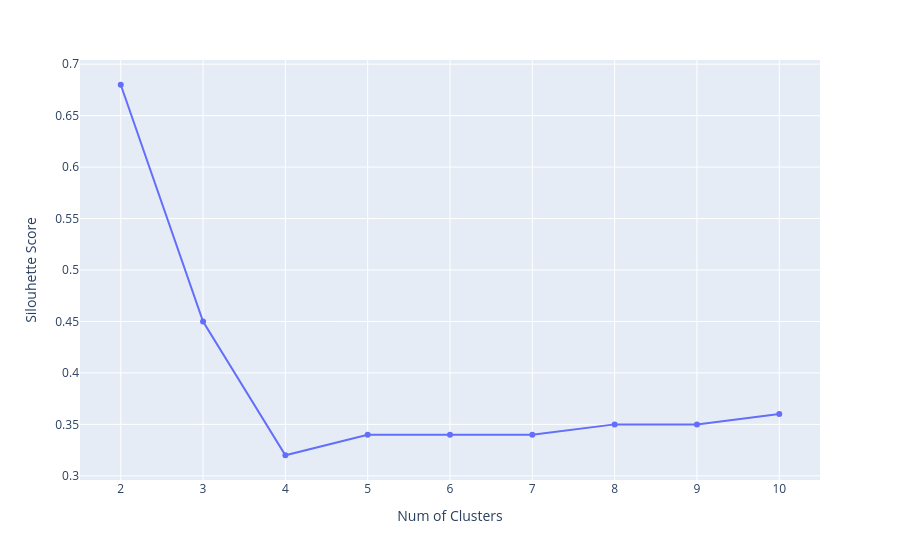

Notebook cell for this chart:
### Code cell
px.line(x= k_values, y= silhouette_list,
        markers= True,
        labels= {'x' : 'Num of Clusters', 'y' : 'Silouhette Score'})

### Figure 1 — Plotly figure (JSON) as saved in the notebook; plotly's stock layout.template omitted (floating-point values rounded to 4 significant figures)
{"data": [{"hovertemplate": "Num of Clusters=%{x}<br>Silouhette Score=%{y}<extra></extra>", "legendgroup": "", "line": {"color": "#636efa", "dash": "solid"}, "marker": {"symbol": "circle"}, "mode": "lines+markers", "name": "", "orientation": "v", "showlegend": false, "type": "scatter", "x": [2, 3, 4, 5, 6, 7, 8, 9, 10], "xaxis": "x", "y": [0.68, 0.45, 0.32, 0.34, 0.34, 0.34, 0.35, 0.35, 0.36], "yaxis": "y"}], "layout": {"legend": {"tracegroupgap": 0}, "margin": {"t": 60}, "xaxis": {"anchor": "y", "domain": [0, 1], "title": {"text": "Num of Clusters"}}, "yaxis": {"anchor": "x", "domain": [0, 1], "title": {"text": "Silouhette Score"}}}}
